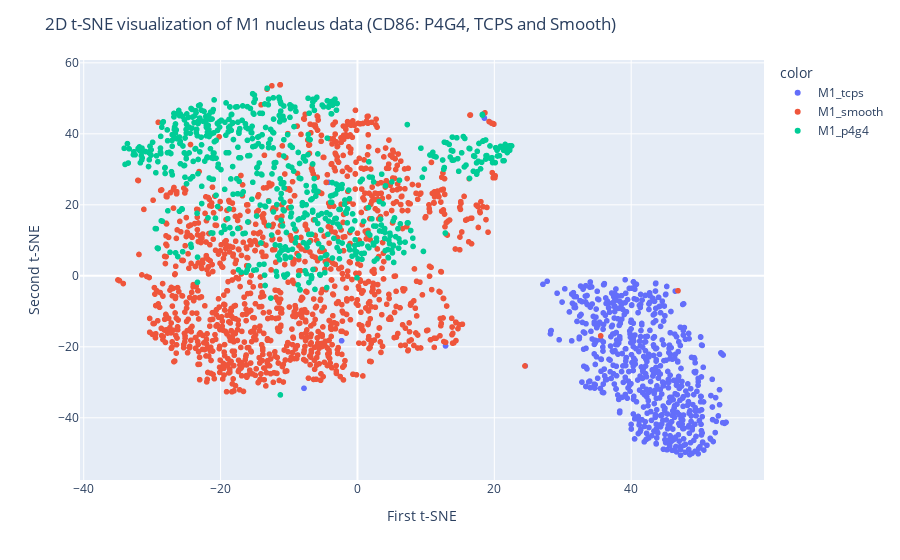

The cell this chart's notebook holds for it:
### Code cell
scaler = StandardScaler()
m1_dataset_scaled = scaler.fit_transform(m1_cells_data)

tsne = TSNE(n_components=2, random_state=0, perplexity=50, n_iter = 2000)
X_tsne = tsne.fit_transform(m1_dataset_scaled)

fig = px.scatter(x=X_tsne[:, 0], y=X_tsne[:, 1], color=m1_cells.CellType)
fig.update_layout(
    title="2D t-SNE visualization of M1 nucleus data (CD86: P4G4, TCPS and Smooth)",
    xaxis_title="First t-SNE",
    yaxis_title="Second t-SNE",
)
fig.show()

### Figure 1 — Plotly figure (JSON) as saved in the notebook; plotly's stock layout.template omitted (floating-point values rounded to 4 significant figures; data arrays with more than 128 entries replaced by an {"elided": "..."} marker saying what was removed)
{"data": [{"hovertemplate": "color=M1_tcps<br>x=%{x}<br>y=%{y}<extra></extra>", "legendgroup": "M1_tcps", "marker": {"color": "#636efa", "symbol": "circle"}, "mode": "markers", "name": "M1_tcps", "showlegend": true, "type": "scattergl", "x": {"elided": "576 float values"}, "xaxis": "x", "y": {"elided": "576 float values"}, "yaxis": "y"}, {"hovertemplate": "color=M1_smooth<br>x=%{x}<br>y=%{y}<extra></extra>", "legendgroup": "M1_smooth", "marker": {"color": "#EF553B", "symbol": "circle"}, "mode": "markers", "name": "M1_smooth", "showlegend": true, "type": "scattergl", "x": {"elided": "1203 float values"}, "xaxis": "x", "y": {"elided": "1203 float values"}, "yaxis": "y"}, {"hovertemplate": "color=M1_p4g4<br>x=%{x}<br>y=%{y}<extra></extra>", "legendgroup": "M1_p4g4", "marker": {"color": "#00cc96", "symbol": "circle"}, "mode": "markers", "name": "M1_p4g4", "showlegend": true, "type": "scattergl", "x": {"elided": "661 float values"}, "xaxis": "x", "y": {"elided": "661 float values"}, "yaxis": "y"}], "layout": {"autosize": true, "legend": {"title": {"text": "color"}, "tracegroupgap": 0}, "margin": {"t": 60}, "title": {"text": "2D t-SNE visualization of M1 nucleus data (CD86: P4G4, TCPS and Smooth)"}, "xaxis": {"anchor": "y", "autorange": true, "domain": [0, 1], "range": [-40.48, 59.34], "title": {"text": "First t-SNE"}, "type": "linear"}, "yaxis": {"anchor": "x", "autorange": true, "domain": [0, 1], "range": [-58.63, 61.91], "title": {"text": "Second t-SNE"}, "type": "linear"}}}
